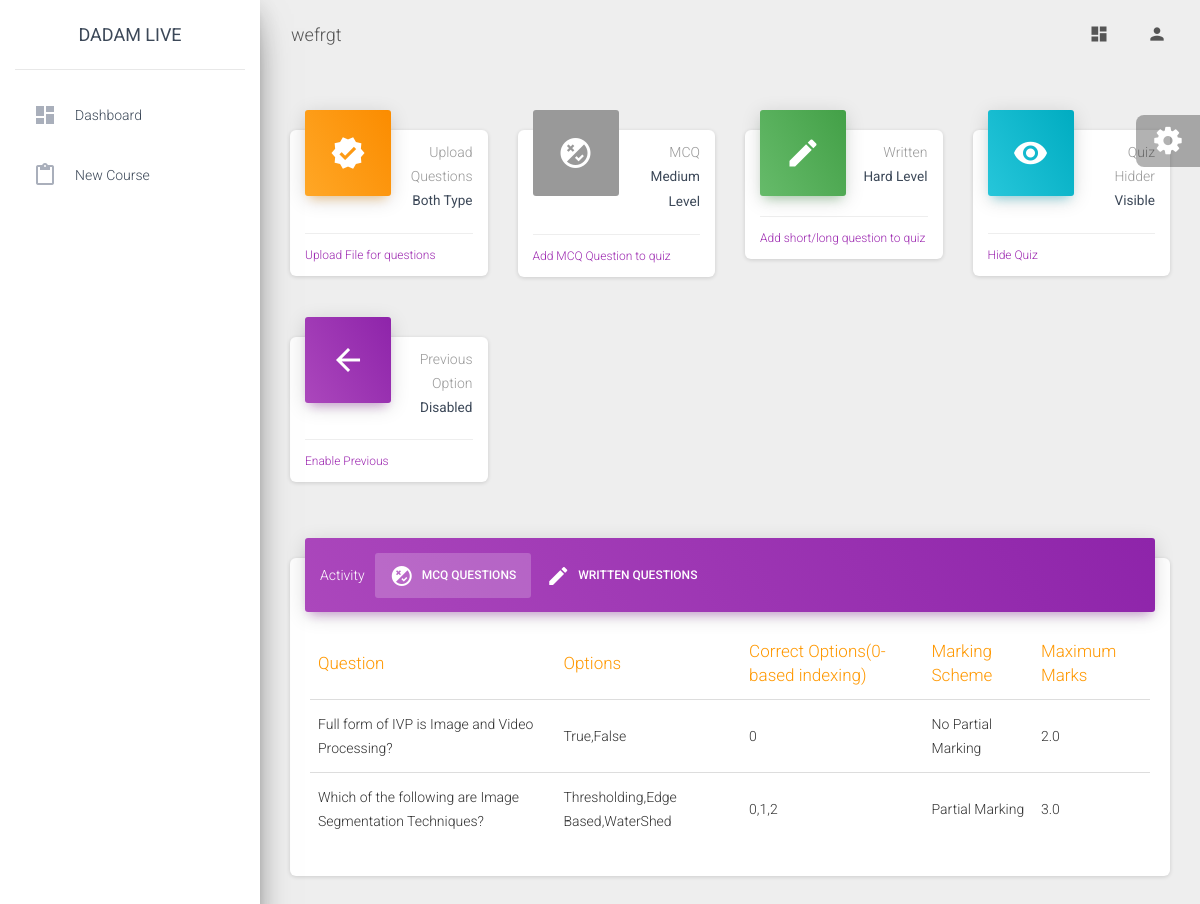
/dashboard/faculty/course/manage/quiz/15 (signed in), run on the app's committed database.
### faculty/models.py (models this page shows, shortened)
class Quiz(models.Model):
    course=models.ForeignKey(Course, on_delete=models.CASCADE, null=True, blank=True)
    quiz_name=models.CharField(null=True, max_length=500)
    start_date=models.DateTimeField(default=datetime.datetime.now())
    end_date=models.DateTimeField(default=datetime.datetime.now())
    created_on=models.DateTimeField(default=datetime.datetime.now())
    quizHeld=models.BooleanField(default=False)
    hidden=models.BooleanField(default=True)
    mcqMarksGenerated=models.BooleanField(default=False)
    webDetectionDone=models.BooleanField(default=False)
    studentAnswersMatched=models.BooleanField(default=False)
    maximum_marks=models.FloatField(default=0)
    disable_previous=models.BooleanField(default=False)

class MCQ(models.Model):
    quiz=models.ForeignKey(Quiz, on_delete=models.CASCADE, null=True, blank=True)
    question=models.CharField(null=True, max_length=500)
    options=ListTextField(base_field=models.CharField(default="", max_length=1000), size=10)
    correct_answers=ListTextField(base_field=models.IntegerField(default=0), size=10)
    note=models.CharField(null=True, max_length=500)
    maximum_marks=models.FloatField(null=True, blank=True, default=1)
    max_time_limit_allowed=models.IntegerField(default=600, null=True, blank=True)
    markingScheme=models.IntegerField(default=1, null=True)
    negativeMarks=models.IntegerField(default=0, null=True)

### faculty/views.py (the view)
# urls.py: path('course/manage/quiz/<str:quiz_id>',views.manage_quiz,name="manage_quiz"),
def manage_quiz(request,quiz_id):
    faculty=basicChecking(request)
    if faculty==False:
        return redirect('home')
    quiz=""
    try:
        quiz=Quiz.objects.get(id=int(quiz_id))
        course=quiz.course
        if course.instructor!=request.user:
            return JsonResponse({"message": "Course was not found on this server"}, status=400)
    except:
        return JsonResponse({"message": "Course was not found on this server"}, status=400)
    if request.method=="POST":
        question_type=request.POST.get("question_type")
        if int(question_type)==1:
            question_written=request.POST.get("question_written")
            max_marks_written=float(request.POST.get("max_marks_written"))
            scheme=int(request.POST.get("marking_scheme"))
            mcq=MCQ.objects.create(quiz=quiz, question=question_written, maximum_marks=max_marks_written, markingScheme=scheme)
            index=0
            for i in range(1,7):
                select=request.POST.get("sel"+str(i))
                if int(select)!=1:
                    option=request.POST.get("opt"+str(i))
                    mcq.options.append(option)
                    if int(select)==2:
                        mcq.correct_answers.append(index)
                    index=index+1
            mcq.save()
            quiz.maximum_marks+=max_marks_written
            quiz.save()
        elif int(question_type)==2:
            question_written=request.POST.get("question_written")
            max_marks_written=float(request.POST.get("max_marks_written"))
            WrittenQuestion.objects.create(quiz=quiz, question=question_written, maximum_marks=max_marks_written)
            quiz.maximum_marks+=max_marks_written
            quiz.save()
        elif int(question_type)==3:
            form=FileForm(request.POST,request.FILES)
            if form.is_valid():
                file=form.cleaned_data['file']
                if str(file).endswith('.csv'):
                    data=pd.read_csv(file)
                elif str(file).endswith('.xlsx'):
                    data=pd.read_excel(file)
                else:
                    mcq=MCQ.objects.filter(quiz=quiz)
                    written=WrittenQuestion.objects.filter(quiz=quiz)
                    submissions=False
                    if quiz.quizHeld:
                        submissions=Submission.objects.filter(quiz=quiz)
                    return render(request,"faculty/manage_quiz.html",context={"quiz": quiz, "mcq": mcq, "written": written, "message": "Not an excel or csv file", "submissions": submissions})
                return manage_quiz_helper(request, data, quiz)
        return redirect('manage_quiz',quiz_id)
    else:
        mcq=MCQ.objects.filter(quiz=quiz)
        written=WrittenQuestion.objects.filter(quiz=quiz)
        submissions=0
        if quiz.quizHeld:
            submissions=Submission.objects.filter(quiz=quiz)
        return render(request,"faculty/manage_quiz.html",context={"quiz": quiz, "mcq": mcq, "written": written, "submissions": submissions})

### faculty/views.py (called while the page is built)
def basicChecking(request):
    if request.user.is_authenticated==False:
        return False
    try:
        info=UserInformation.objects.get(user=request.user)
        if info.userType.userTypeCode==settings.CODE_FACULTY:
            faculty=Faculty.objects.get(user=request.user)
            return faculty
        return False
    except:
        return False

### faculty/templates/faculty/manage_quiz.html (shortened to what this page needs)
{% extends 'faculty/base.html' %} {% load static %}
{% block heading %}{{quiz.quiz_name}}{% endblock %}
{% block css %}
<link rel="stylesheet" href="http://cdn.datatables.net/1.10.2/css/jquery.dataTables.min.css"></style>
{% endblock %}
{% block main_body %}
<div class="row">
    <div class="col-lg-3 col-md-6 col-sm-6">
      <div class="card card-stats">
        <div class="card-header card-header-warning card-header-icon">
          <div class="card-icon">
            <i class="material-icons">verified</i>
          </div>
          <p class="card-category">
            {% if quiz.quizHeld %}
            Assign Marks
            {% else %}
            Upload Questions
            {% endif %}</p>
          <h5 class="card-title">
            <small>
            {% if quiz.quizHeld %}
            Written
            {% else %}
            Both Type
            {% endif %}</small>
          </h5>
        </div>
        <div class="card-footer">
          <div class="stats">
              {% if quiz.quizHeld %}
              <a data-toggle="modal" data-target="#modal4" href="#">Assign Marks</a>
              {% else %}
                <a data-toggle="modal" data-target="#modal0" href="#">Upload File for questions</a>
              {% endif %}
          </div>
        </div>
      </div>
    </div>
    <div class="col-lg-3 col-md-6 col-sm-6">
      <div class="card card-stats">
        <div class="card-header card-header-alert card-header-icon">
          <div class="card-icon">
            <i class="material-icons">flaky</i>
          </div>
          <p class="card-category">
            {% if quiz.quizHeld %}
            Calculate Score
            {% else %}
            MCQ
            {% endif %}
          </p>
          <h5 class="card-title">
            {% if quiz.quizHeld %}
            <small>for MCQ</small>
            {% else %}
            <small>Medium Level</small>
            {% endif %}
          </h5>
        </div>
        <div class="card-footer">
          <div class="stats">
              {% if quiz.quizHeld %}
              <a href="{% url 'generate_score' quiz_id=quiz.id %}" onclick="return confirm('It will take a moment to calculate the marks so please wait until it do.')">Generate Score for MCQ's</a>
              {% else %}
                <a data-toggle="modal" data-target="#modal1" href="#">Add MCQ Question to quiz</a>
              {% endif %}
          </div>
        </div>
      </div>
    </div>
    <div class="col-lg-3 col-md-6 col-sm-6">
      <div class="card card-stats">
        <div class="card-header card-header-success card-header-icon">
          <div class="card-icon">
            <i class="material-icons">create</i>
          </div>
          <p class="card-category">
            {% if quiz.quizHeld %}
            Plagiarism
            {% else %}
            Written
            {% endif %}
          </p>
          <h5 class="card-title"><small>
            {% if quiz.quizHeld %}
            Written
            {% else %}
            Hard Level
            {% endif %}
          </small></h5>
        </div>
        <div class="card-footer">
          <div class="stats">
            {% if quiz.quizHeld %}
              {% if quiz.webDetectionDone %}
                Web Detection Done
              {% else %}
                <a href="{% url 'detect_web_sources' quiz_id=quiz.id %}" onclick="return confirm('It will take few minutes for web detection. Do not close the webpage.')">Detect Web Sources</a>
              {% endif %}
            {% else %}
            <a data-toggle="modal" data-target="#modal2" href="#">Add short/long question to quiz</a>
            {% endif %}
          </div>
        </div>
      </div>
    </div>
    <div class="col-lg-3 col-md-6 col-sm-6">
      <div class="card card-stats">
        <div class="card-header card-header-info card-header-icon">
          <div class="card-icon">
            <i class="material-icons">visibility</i>
          </div>
          <p class="card-category">Quiz Hidder</p>
          <h5 class="card-title">
            <small>
                {% if quiz.hidden %}Hidden{% else %}Visible{% endif %}
            </small></h5>
        </div>
        <div class="card-footer">
          <div class="stats">
            <a href="{% url 'change_quiz_status' quiz_id=quiz.id %}">{% if quiz.hidden %}Unhide Quiz{% else %}Hide Quiz{% endif %}</a>
          </div>
        </div>
      </div>
    </div>
    {% if quiz.quizHeld %}{% else %}
      <div class="col-lg-3 col-md-6 col-sm-6">
        <div class="card card-stats">
          <div class="card-header card-header-primary card-header-icon">
            <div class="card-icon">
              <i class="material-icons">arrow_back</i>
            </div>
            <p class="card-category">Previous Option</p>
            <h5 class="card-title">
              <small>
                  {% if quiz.disable_previous %}Disabled{% else %}Enabled{% endif %}
              </small></h5>
          </div>
          <div class="card-footer">
            <div class="stats">
              <a href="{% url 'change_prev_status' quiz_id=quiz.id %}">{% if quiz.disable_previous %}Enable Previous{% else %}Disable Previous{% endif %}</a>
            </div>
          </div>
        </div>
      </div>
    {% endif %}
  </div>
  <div class="row">
    <div class="col-lg-12 col-md-12">
      <div class="card">
        <div class="card-header card-header-tabs card-header-primary">
          <div class="nav-tabs-navigation">
            <div class="nav-tabs-wrapper">
              <span class="nav-tabs-title">Activity</span>
              <ul class="nav nav-tabs" data-tabs="tabs">
                <li class="nav-item">
                  <a class="nav-link active" href="#mcqs" data-toggle="tab">
                    <i class="material-icons">flaky</i> MCQ Questions
                    <div class="ripple-container"></div>
                  </a>
                </li>
                <li class="nav-item">
                  <a class="nav-link" href="#writtens" data-toggle="tab">
                    <i class="material-icons">create</i> Written Questions
                    <div class="ripple-container"></div>
                  </a>
                </li>
              </ul>
            </div>
          </div>
        </div>
        <div class="card-body">
          <div class="tab-content">
            <div class="tab-pane active" id="mcqs">
                <table class="table table-hover">
                    <thead class="text-warning">
                      <th>Question</th>
                      <th>Options</th>
                      <th>Correct Options(0-based indexing)</th>
                      <th>Marking Scheme</th>
                      <th>Maximum Marks</th>
                    </thead>
                    <tbody>
                        {% for each in mcq %}
                        <tr>
                          <td>{{each.question}}</td>
                          <td>{{each.options}}</td>
                          <td>{{each.correct_answers}}</td>
                          <td>
                            {% ifequal each.markingScheme 1 %}
                            Partial Marking
                            {% endifequal %}
                            {% ifequal each.markingScheme 2 %}
                            No Partial Marking
                            {% endifequal %}
                          </td>
                          <td>{{each.maximum_marks}}</td>
                        </tr>
                        {% endfor %}
                    </tbody>
                </table>
            </div>
            </div>
          </div>
        </div>
      </div>
    </div>
  </div>
  <div class="modal fade" id="modal1" tabindex="-1" role="dialog" aria-labelledby="exampleModalLabel" aria-hidden="true">
    <div class="modal-dialog modal-dialog-centered modal-lg" role="document">
      <div class="modal-content">
        <div class="modal-body">
          <h5 style="padding-bottom: 12px"><b>4. Only activated options will be considered<b></h5>
      </div>
      </div>
    </div>
  </div>
{% endblock %}
{% block left_panel %}
<li class="nav-item">
    <a class="nav-link" href="{% url 'dashboardFaculty' %}">
      <i class="material-icons">dashboard</i>
      <p>Dashboard</p>
    </a>
  </li>
  <li class="nav-item ">
    <a class="nav-link" href="{% url 'start_new_course' %}">
      <i class="material-icons">content_paste</i>
      <p>New Course</p>
    </a>
  </li>
{% endblock %}

### data on the page
Quiz: quiz_name "wefrgt"
MCQ: question "Full form of IVP is Image and Video Processing?", options "True,False", correct_answers "0", maximum_marks "2.0"
MCQ: question "Which of the following are Image Segmentation Techniques?", options "Thresholding,Edge Based,WaterShed", correct_answers "0,1,2", maximum_marks "3.0"
